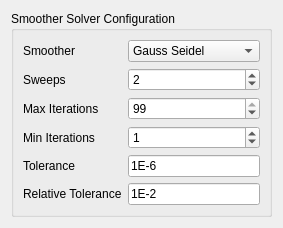
<?xml version="1.0" encoding="UTF-8"?>
<ui version="4.0">
 <class>Form</class>
 <widget class="QWidget" name="Form">
  <property name="geometry">
   <rect>
    <x>0</x>
    <y>0</y>
    <width>222</width>
    <height>219</height>
   </rect>
  </property>
  <property name="windowTitle">
   <string>Form</string>
  </property>
  <layout class="QVBoxLayout" name="verticalLayout">
   <item>
    <widget class="QGroupBox" name="groupBox">
     <property name="title">
      <string>Smoother Solver Configuration</string>
     </property>
     <layout class="QGridLayout" name="gridLayout">
      <item row="5" column="1">
       <widget class="QLineEdit" name="lineEdit_2">
        <property name="text">
         <string>1E-2</string>
        </property>
       </widget>
      </item>
      <item row="0" column="0">
       <widget class="QLabel" name="label">
        <property name="text">
         <string>Smoother</string>
        </property>
       </widget>
      </item>
      <item row="5" column="0">
       <widget class="QLabel" name="label_5">
        <property name="text">
         <string>Relative Tolerance</string>
        </property>
       </widget>
      </item>
      <item row="0" column="1">
       <widget class="QComboBox" name="comboBox">
        <item>
         <property name="text">
          <string>Gauss Seidel</string>
         </property>
        </item>
        <item>
         <property name="text">
          <string>DIC</string>
         </property>
        </item>
        <item>
         <property name="text">
          <string>DIC&amp;Gauss-Seidel</string>
         </property>
        </item>
       </widget>
      </item>
      <item row="2" column="1">
       <widget class="QSpinBox" name="spinBox">
        <property name="value">
         <number>99</number>
        </property>
       </widget>
      </item>
      <item row="3" column="1">
       <widget class="QSpinBox" name="spinBox_2">
        <property name="value">
         <number>1</number>
        </property>
       </widget>
      </item>
      <item row="3" column="0">
       <widget class="QLabel" name="label_3">
        <property name="text">
         <string>Min Iterations</string>
        </property>
       </widget>
      </item>
      <item row="4" column="1">
       <widget class="QLineEdit" name="lineEdit">
        <property name="text">
         <string>1E-6</string>
        </property>
       </widget>
      </item>
      <item row="2" column="0">
       <widget class="QLabel" name="label_2">
        <property name="text">
         <string>Max Iterations</string>
        </property>
       </widget>
      </item>
      <item row="4" column="0">
       <widget class="QLabel" name="label_4">
        <property name="text">
         <string>Tolerance</string>
        </property>
       </widget>
      </item>
      <item row="1" column="0">
       <widget class="QLabel" name="label_6">
        <property name="text">
         <string>Sweeps</string>
        </property>
       </widget>
      </item>
      <item row="1" column="1">
       <widget class="QSpinBox" name="spinBox_3">
        <property name="value">
         <number>2</number>
        </property>
       </widget>
      </item>
     </layout>
    </widget>
   </item>
  </layout>
 </widget>
 <resources/>
 <connections/>
</ui>
